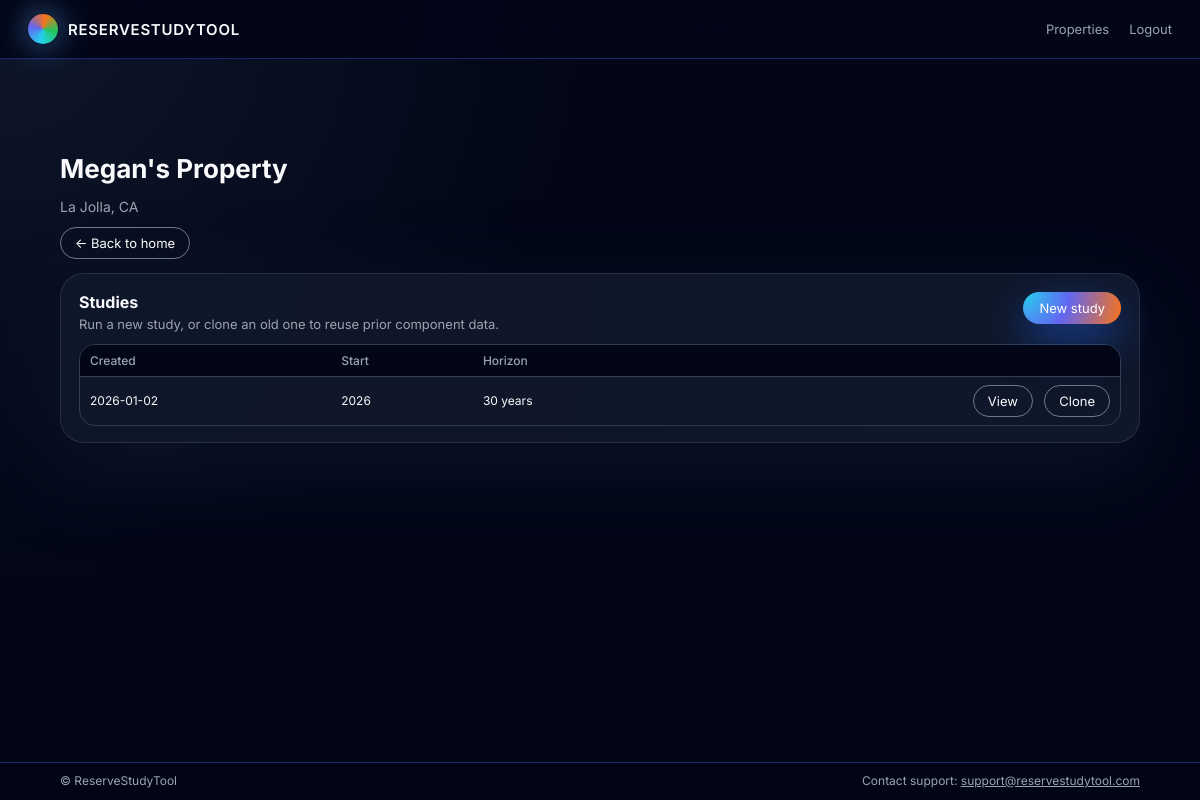
/properties/1 (signed in), run on the app's committed database.
### models.py (models this page shows)
class Property(db.Model):
    __tablename__ = "properties"
    id = db.Column(db.Integer, primary_key=True)
    name = db.Column(db.String(220), nullable=False)
    address = db.Column(db.String(320), nullable=True)
    city = db.Column(db.String(120), nullable=True)
    state = db.Column(db.String(30), nullable=True)
    created_at = db.Column(db.DateTime, default=datetime.utcnow, nullable=False)
    studies = db.relationship("ReserveStudy", backref="property", lazy=True, cascade="all, delete-orphan")

class ReserveStudy(db.Model):
    __tablename__ = "reserve_studies"
    id = db.Column(db.Integer, primary_key=True)
    property_id = db.Column(db.Integer, db.ForeignKey("properties.id"), nullable=False)
    start_year = db.Column(db.Integer, nullable=False)
    horizon_years = db.Column(db.Integer, nullable=False)
    inflation_rate = db.Column(db.Float, nullable=False, default=0.03)
    interest_rate = db.Column(db.Float, nullable=False, default=0.01)
    starting_balance = db.Column(db.Float, nullable=False, default=0.0)
    min_balance = db.Column(db.Float, nullable=False, default=0.0)
    funding_method = db.Column(db.String(40), nullable=False, default="full")
    contribution_mode = db.Column(db.String(40), nullable=False, default="levelized")
    recommended_annual_contribution = db.Column(db.Float, nullable=True)
    created_at = db.Column(db.DateTime, default=datetime.utcnow, nullable=False)
    components = db.relationship("ReserveComponent", backref="study", lazy=True, cascade="all, delete-orphan")
    results = db.relationship("ReserveYearResult", backref="study", lazy=True, cascade="all, delete-orphan")

### app.py (the view)
    @app.get("/properties/<int:property_id>")
    @login_required
    def property_page(property_id: int):
        prop = Property.query.get_or_404(property_id)
        studies = (
            ReserveStudy.query.filter_by(property_id=property_id)
            .order_by(ReserveStudy.created_at.desc())
            .all()
        )
        return render_template("property.html", prop=prop, studies=studies)

### app.py (called while the page is built)
def login_required(fn):
    @wraps(fn)
    def wrapper(*args, **kwargs):
        if session.get("logged_in") is True:
            return fn(*args, **kwargs)
        return redirect(url_for("login", next=request.path))
    return wrapper

### templates/property.html
{% extends "base.html" %}
{% block content %}
<section class="page-header">
  <h1>{{ prop.name }}</h1>
  <p>
    {% if prop.city or prop.state %}
      {{ prop.city or "" }}{% if prop.city and prop.state %}, {% endif %}{{ prop.state or "" }}
    {% else %}
      &nbsp;
    {% endif %}
  </p>
</section>
<div class="form-actions" style="margin-bottom: 14px; display:flex; gap:10px; flex-wrap:wrap;">
  <a href="{{ url_for('home') }}" class="btn-outline-sm">← Back to home</a>
</div>
<div class="panel">
  <div class="panel-header" style="display:flex; align-items:flex-start; justify-content:space-between; gap:16px;">
    <div>
      <h2>Studies</h2>
      <p>Run a new study, or clone an old one to reuse prior component data.</p>
    </div>
    <a class="btn-pill" href="{{ url_for('new_study', property_id=prop.id) }}">New study</a>
  </div>
  <div class="table-scroll" style="margin-top: 12px;">
    <table class="forecast-table">
      <thead>
        <tr>
          <th>Created</th>
          <th>Start</th>
          <th>Horizon</th>
          <th class="value-cell"></th>
        </tr>
      </thead>
      <tbody>
        {% if studies and studies|length > 0 %}
          {% for s in studies %}
          <tr>
            <td>{{ s.created_at.strftime("%Y-%m-%d") }}</td>
            <td>{{ s.start_year }}</td>
            <td>{{ s.horizon_years }} years</td>
            <td class="value-cell">
              <a class="btn-outline-sm" href="{{ url_for('study_detail', study_id=s.id) }}" style="margin-right:8px;">View</a>
              <a class="btn-outline-sm" href="{{ url_for('clone_study', study_id=s.id) }}">Clone</a>
            </td>
          </tr>
          {% endfor %}
        {% else %}
          <tr>
            <td colspan="4" style="color: var(--text-muted); padding: 14px 10px;">
              No studies yet. Click “New study” to run one.
            </td>
          </tr>
        {% endif %}
      </tbody>
    </table>
  </div>
</div>
{% endblock %}

### static/styles.css (style rules this page uses)
:root { --bg: #020617; --bg-elevated: #020617; --panel: #020617; --panel-soft: #020617; --border: rgba(148, 163, 184, 0.35); --border-soft: rgba(148, 163, 184, 0.18); --text-main: #f9fafb; --text-muted: #9ca3af; --accent-start: #22d3ee; --accent-mid: #6366f1; --accent-end: #f97316; }
*, *::before, *::after { box-sizing: border-box; }
body.app-body { margin: 0; font-family: "Inter", system-ui, -apple-system, BlinkMacSystemFont, "Segoe UI", sans-serif; min-height: 100vh; padding-bottom: 52px; background: radial-gradient(circle at top left, #0f172a 0, #020617 40%, #020617 100%), radial-gradient(circle at bottom right, #1e293b 0, #020617 55%, #020617 100%); color: var(--text-main); }
.btn-pill { font-size: 13px; padding: 8px 16px; border-radius: 999px; text-decoration:none; background: radial-gradient(circle at 0 0, #22d3ee, #6366f1 45%, #f97316 100%); color:white; box-shadow: 0 16px 40px rgba(37, 99, 235, 0.55); }
.page-header h1 { font-size: 26px; margin-bottom: 6px; }
.page-header p { font-size: 14px; color: var(--text-muted); margin-bottom: 12px; }
.panel { border-radius: 24px; padding: 18px 18px 16px; background: radial-gradient(circle at 0 0, rgba(15, 23, 42, 0.96), rgba(15, 23, 42, 0.99)); border: 1px solid var(--border-soft); box-shadow: 0 24px 80px rgba(15, 23, 42, 0.8); }
.panel-header h2 { margin:0 0 4px; font-size:16px; }
.panel-header p { margin:0; font-size:13px; color: var(--text-muted); }
.form-actions { margin-top: 10px; display:flex; gap:10px; flex-wrap:wrap; }
.btn-primary-sm, .btn-outline-sm { border-radius: 999px; font-size: 13px; padding: 7px 14px; cursor: pointer; text-decoration: none; display:inline-flex; align-items:center; justify-content:center; }
.btn-outline-sm { border: 1px solid rgba(148, 163, 184, 0.7); background: transparent; color: var(--text-main); }
.table-scroll { margin-top: 10px; max-height: 420px; border-radius: 16px; border: 1px solid rgba(51, 65, 85, 0.9); overflow: auto; }
.forecast-table { width:100%; border-collapse:collapse; font-size:12px; }
.forecast-table th, .forecast-table td { padding: 8px 10px; }
.forecast-table thead th { position: sticky; top:0; background:#020617; border-bottom: 1px solid rgba(51, 65, 85, 1); text-align:left; font-weight:500; color: var(--text-muted); }
.value-cell { text-align:right; }

### data on the page
Property: name "Megan's Property", city "La Jolla", state "CA"
ReserveStudy: created_at "2026-01-02", start_year "2026", horizon_years "30"
